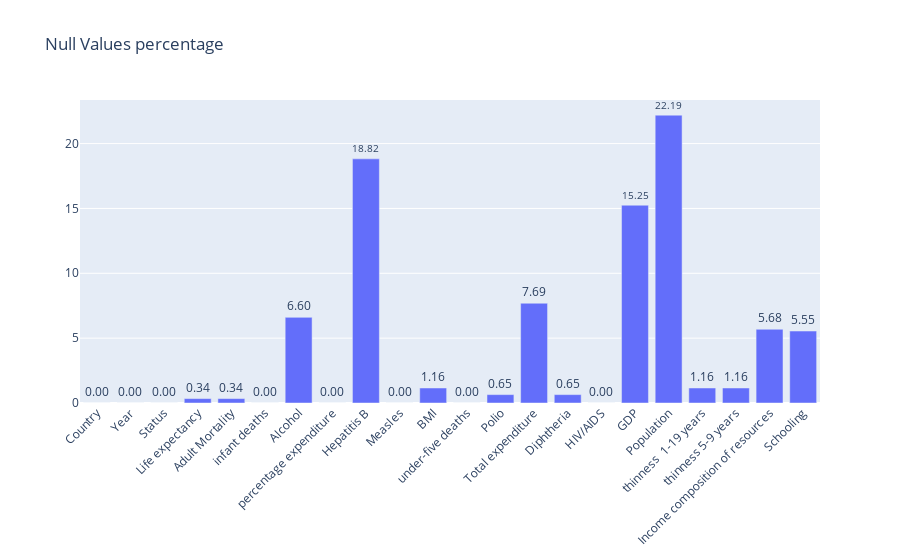

Notebook source saved alongside this figure:
### Code cell
# Bar chart of null values

# Creating the bar chart with Plotly
fig = go.Figure(data=[go.Bar(x=null_percentages.index, y=null_percentages.values)])

# Adding title and axis labels
fig.update_layout(title='Null Values percentage', xaxis_tickangle=-45)

# Enable displaying values when hovering over the bars
fig.update_traces(texttemplate='%{y:.2f}', textposition='outside')

# Showing the plot
fig.show()

### Figure 1 — Plotly figure (JSON) as saved in the notebook; plotly's stock layout.template omitted (floating-point values rounded to 4 significant figures)
{"data": [{"textposition": "outside", "texttemplate": "%{y:.2f}", "type": "bar", "x": ["Country", "Year", "Status", "Life expectancy", "Adult Mortality", "infant deaths", "Alcohol", "percentage expenditure", "Hepatitis B", "Measles", "BMI", "under-five deaths", "Polio", "Total expenditure", "Diphtheria", "HIV/AIDS", "GDP", "Population", "thinness  1-19 years", "thinness 5-9 years", "Income composition of resources", "Schooling"], "y": [0, 0, 0, 0.3404, 0.3404, 0, 6.603, 0, 18.82, 0, 1.157, 0, 0.6467, 7.692, 0.6467, 0, 15.25, 22.19, 1.157, 1.157, 5.684, 5.548]}], "layout": {"title": {"text": "Null Values percentage"}, "xaxis": {"tickangle": -45}}}
